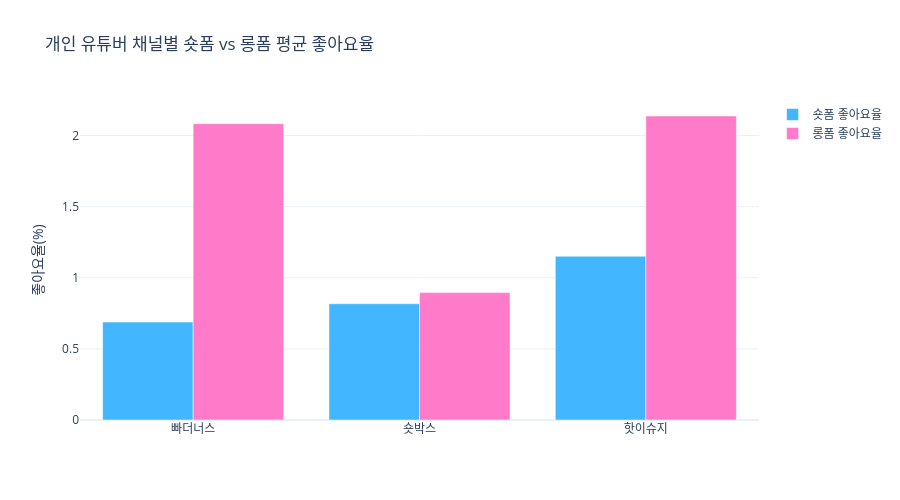

Notebook cell for this chart:
### Markdown cell above
## 8. 시각화

### Code cell
# 채널별 숏폼/롱폼 참여율 비교
summary = df.groupby(['channel_name', 'format_type'])[['like_rate', 'comment_rate']].mean().reset_index()

shortform_df = summary[summary['format_type'] == 'shortform']
longform_df  = summary[summary['format_type'] == 'longform']

channels = list(CHANNELS.keys())

fig = go.Figure()
fig.add_trace(go.Bar(
    name='숏폼 좋아요율',
    x=channels,
    y=shortform_df.set_index('channel_name').reindex(channels)['like_rate'],
    marker_color='#42B6FF'
))
fig.add_trace(go.Bar(
    name='롱폼 좋아요율',
    x=channels,
    y=longform_df.set_index('channel_name').reindex(channels)['like_rate'],
    marker_color='#FF7AC8'
))
fig.update_layout(
    title='개인 유튜버 채널별 숏폼 vs 롱폼 평균 좋아요율',
    yaxis_title='좋아요율(%)',
    barmode='group',
    template='plotly_white',
    height=500
)
fig.show()

### Figure 1 — Plotly figure (JSON) as saved in the notebook; plotly's stock layout.template omitted (floating-point values rounded to 4 significant figures)
{"data": [{"marker": {"color": "#42B6FF"}, "name": "숏폼 좋아요율", "type": "bar", "x": ["빠더너스", "숏박스", "핫이슈지"], "y": [0.6883, 0.8175, 1.151]}, {"marker": {"color": "#FF7AC8"}, "name": "롱폼 좋아요율", "type": "bar", "x": ["빠더너스", "숏박스", "핫이슈지"], "y": [2.083, 0.8958, 2.137]}], "layout": {"barmode": "group", "height": 500, "title": {"text": "개인 유튜버 채널별 숏폼 vs 롱폼 평균 좋아요율"}, "yaxis": {"title": {"text": "좋아요율(%)"}}}}
